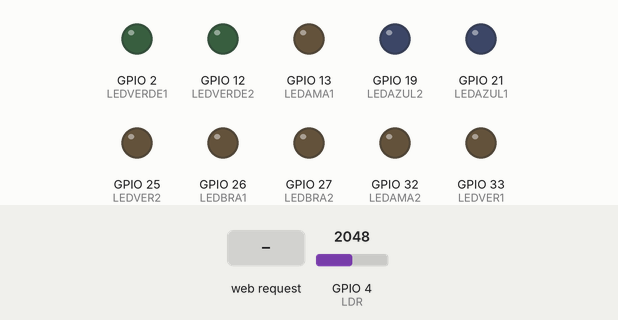
Recording of a sketch running on a simulated ESP32. Parts: output pins drawn as LEDs (lit = HIGH). Dashed ring = blinking. The inputs (shaded band) are chosen by the test bench; at power-on: GPIO 4 (LDR) = 2048. What the sketch prints to the serial monitor is not drawn.

Above: at 1.2 s.
1.3 s: HTTP request GET /H received
At 2.1 s:
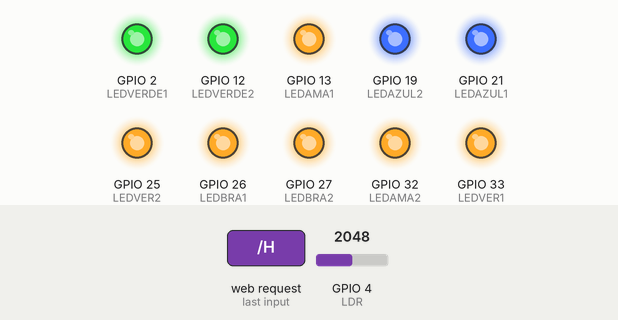
2.8 s: GPIO 4 (LDR) set to 60
5.8 s: HTTP request GET /K received
At 6.42 s:
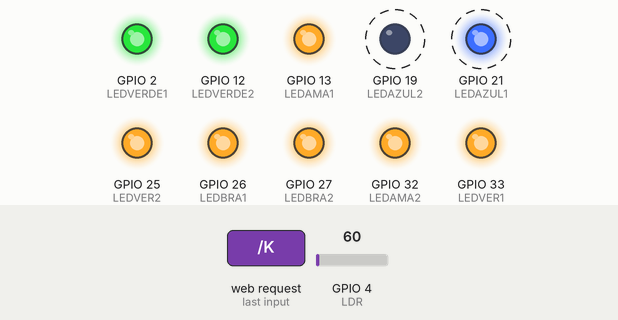
Timing chart, 0 to 14.8 s (numbered marks = the images above; inputs shaded):
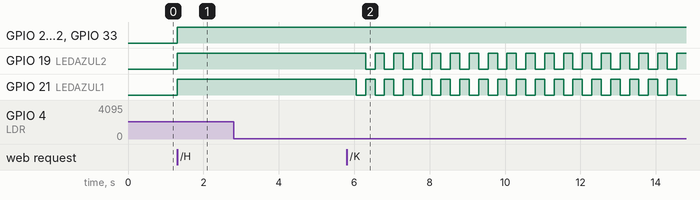

Measured:
- after the input at 1.3 s, GPIO 2 (LEDVERDE1), GPIO 12 (LEDVERDE2), GPIO 13 (LEDAMA1), GPIO 19 (LEDAZUL2), GPIO 21 (LEDAZUL1), GPIO 25 (LEDVER2), GPIO 26 (LEDBRA1), GPIO 27 (LEDBRA2), GPIO 32 (LEDAMA2), GPIO 33 (LEDVER1): LOW → HIGH at once
- after the input at 5.8 s, GPIO 19 (LEDAZUL2): alternates HIGH for 0.25 s and LOW for 0.25 s, starting after 0.50 s; GPIO 21 (LEDAZUL1): alternates HIGH for 0.25 s and LOW for 0.25 s, starting after 0.25 s

The sketch:

WiFiAccessPoint.ino
```cpp
/*
  WiFiAccessPoint.ino creates a WiFi access point and provides a web server on it.

  Steps:
  1. Connect to the access point "yourAp"
  2. Point your web browser to http://192.168.4.1/H to turn the LED on or http://192.168.4.1/L to turn it off
     OR
     Run raw TCP "GET /H" and "GET /L" on PuTTY terminal with 192.168.4.1 as IP address and 80 as port

  Created for arduino-esp32 on 04 July, 2018
  by Elochukwu Ifediora (fedy0)
*/
 // Set the GPIO pin where you connected your test LED or comment this line out if your dev board has a built-in LED
#include <WiFi.h> //incluir a biblioteca pro wifi
#include <WiFiClient.h> //incluir a biblioteca pro wifi
#include <WiFiAP.h> //incluir a biblioteca pro wifi
#define LEDAZUL1 21 //definir a saida D21 para o ledazul1
#define LEDAZUL2 19 //definir a saida D19 para o ledazul2
#define LEDVERDE1 2 //definir a saida D2 para o ledverde1
#define LEDVERDE2 12 //definir a saida D12 para o ledverde2
#define LEDAMA1 13 //definir a saida D13 para o ledamarelo1
#define LEDAMA2 32 //definir a saida D32 para o ledamarelo2
#define LEDVER1 33 //definir a saida D33 para o ledverde1
#define LEDVER2 25 //definir a saida D25 para o ledverde2
#define LEDBRA1 26 //definir a saida D26 para o ledbranco1
#define LEDBRA2 27 //definir a saida D27 para o ledbranco2
#define LDR 4 //definir a entrada pro sinal LDR
// Set these to your desired credentials.
const char *ssid = "myAP"; //nome do wifi
const char *password = " "; // configuração pra não exigir senha
WiFiServer server(80); //configuração pro wifi

void setup() {
  //nessa parte será definido o que será entrada fisica no ESP32
  pinMode(LDR, INPUT); //LDR como ENTRADA
  pinMode(LEDAZUL1, OUTPUT); //saida pro led
  pinMode(LEDAZUL2, OUTPUT); //saida pro led
  pinMode(LEDAMA1, OUTPUT); //saida pro led
  pinMode(LEDAMA2, OUTPUT); //saida pro led
  pinMode(LEDBRA1, OUTPUT); //saida pro led
  pinMode(LEDBRA2, OUTPUT); //saida pro led
  pinMode(LEDVERDE1, OUTPUT); //saida pro led
  pinMode(LEDVERDE2, OUTPUT); //saida pro led
  pinMode(LEDVER1, OUTPUT); //saida pro led
  pinMode(LEDVER2, OUTPUT);   //saida pro led
  Serial.begin(115200); //velocidade de transferencia em bits por segundo
  Serial.println(); //espaço
  Serial.println("Configurando ponto de acesso...");
  WiFi.softAP(ssid, password); //configuração pro wifi
  IPAddress myIP = WiFi.softAPIP(); //configuração pro wifi
  Serial.print("AP IP address: "); //configuração pro wifi
  Serial.println(myIP); //configuração pro wifi
  server.begin(); //inicio do wifi
  Serial.println("Server started");
}

void loop() {
  int ler = analogRead(LDR); //leitura analogica do sinal do LDR
  Serial.print(ler);
  WiFiClient client = server.available();   // listen for incoming clients

  if (client) {                             // if you get a client,
    Serial.println("New Client.");           // print a message out the serial port
    String currentLine = "";                // make a String to hold incoming data from the client
    while (client.connected()) {            // loop while the client's connected
      if (client.available()) {             // if there's bytes to read from the client,
        char c = client.read();             // read a byte, then
        Serial.write(c);                    // print it out the serial monitor
        if (c == '\n') {                    // if the byte is a newline character

          // if the current line is blank, you got two newline characters in a row.
          // that's the end of the client HTTP request, so send a response:
          if (currentLine.length() == 0) {
            // HTTP headers always start with a response code (e.g. HTTP/1.1 200 OK)
            // and a content-type so the client knows what's coming, then a blank line:
            client.println("HTTP/1.1 200 OK");
            client.println("Content-type:text/html");
            client.println();

            // the content of the HTTP response follows the header:
            client.print("Click <a href=\"/H\">here</a> to turn ON the LED.<br>");
            client.print("Click <a href=\"/L\">here</a> to turn OFF the LED.<br>");

            // The HTTP response ends with another blank line:
            client.println();
            // break out of the while loop:
            break;
          } else {    // if you got a newline, then clear currentLine:
            currentLine = "";
          }
        } else if (c != '\r') {  // if you got anything else but a carriage return character,
          currentLine += c;      // add it to the end of the currentLine
        }

        // Check to see if the client request was "GET /H" or "GET /L":
        if (currentLine.endsWith("GET /H")) { //caso a extenção enviada seja H o programa rodará o que estiver nesse "if"
          int luz = analogRead(LDR);
         if(luz>10){
          digitalWrite(LEDAZUL1, HIGH);
         }
         if(luz>100){
           digitalWrite(LEDAZUL2, HIGH);
         }
          if(luz>200){
           digitalWrite(LEDVERDE1, HIGH);
         }
          if(luz>300){
           digitalWrite(LEDVERDE2, HIGH);
         }
            if(luz>400){
           digitalWrite(LEDAMA1, HIGH);
         }
            if(luz>500){
           digitalWrite(LEDAMA2, HIGH);
         }
            if(luz>600){
           digitalWrite(LEDVER1, HIGH);
         }
            if(luz>700){
           digitalWrite(LEDVER2, HIGH);
         }
            if(luz>800){
           digitalWrite(LEDBRA1, HIGH);
         }
            if(luz>900){
           digitalWrite(LEDBRA2, HIGH);
         }
        }
        if (currentLine.endsWith("GET /L")) { //caso a extenção enviada seja L o programa rodará o que estiver nesse "if"
           digitalWrite(LEDAZUL1, LOW);
           digitalWrite(LEDAZUL2, LOW);
           digitalWrite(LEDVERDE1, LOW);
           digitalWrite(LEDVERDE2, LOW);
           digitalWrite(LEDAMA1, LOW);
           digitalWrite(LEDAMA2, LOW);
           digitalWrite(LEDVER1, LOW);
           digitalWrite(LEDVER2, LOW);
           digitalWrite(LEDBRA1, LOW);
           digitalWrite(LEDBRA2, LOW);
        }
        if (currentLine.endsWith("GET /K")) { //caso a extenção enviada seja K o programa rodará o que estiver nesse "if"

            while(ler<1023){
            digitalWrite(LEDAZUL1, HIGH);
            delay(250);
            digitalWrite(LEDAZUL2, HIGH);
            digitalWrite(LEDAZUL1, LOW);
            delay(250);
            digitalWrite(LEDAZUL2, LOW);
            }
        }
             if (currentLine.endsWith("GET /k")) { //caso a extenção enviada seja K o programa rodará o que estiver nesse "if"
           digitalWrite(LEDAZUL1, HIGH);
           digitalWrite(LEDAZUL2, HIGH);
           digitalWrite(LEDVERDE1, HIGH);
           digitalWrite(LEDVERDE2, HIGH);
           digitalWrite(LEDAMA1, HIGH);
           digitalWrite(LEDAMA2, HIGH);
           digitalWrite(LEDVER1, HIGH);
           digitalWrite(LEDVER2, HIGH);
           digitalWrite(LEDBRA1, HIGH);
           digitalWrite(LEDBRA2, HIGH);
        }
      }
      }
    }
    // close the connection:
    client.stop();
    Serial.println("Client Disconnected.");
 }
```
